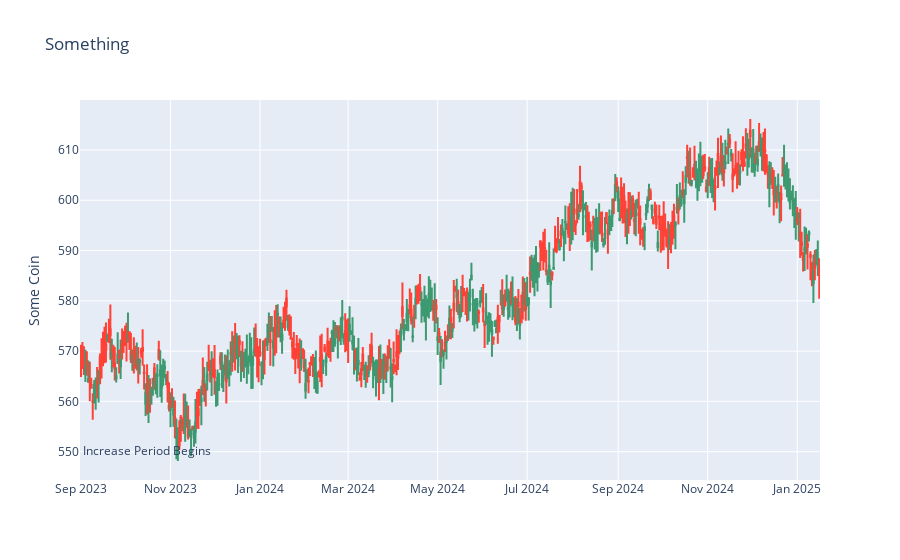

Write notebook code for a chart like this one.
### Code cell
import plotly.graph_objects as go

df["Date"] = pd.to_datetime(df.Date)

fig = go.Figure(data=[go.Candlestick(x=df['Date'],
                open=df['Open'], high=df['High'],
                low=df['Low'], close=df['Close'])
                      ])

fig.update_layout(
    title=dict(text='Something'),
    yaxis=dict(
      title=dict(
        text='Some Coin'
        )
    ),
    shapes = [dict(
        x0='2023-09-01', x1='2023-09-01', y0=300, y1=1000, xref='x', yref='paper',
        line_width=2)],
    annotations=[dict(
        x='2023-09-01', y=0.05, xref='x', yref='paper',
        showarrow=False, xanchor='left', text='Increase Period Begins')],
    xaxis_rangeslider_visible=False
)

fig.show()

### Figure 1 — Plotly figure (JSON) as saved in the notebook; plotly's stock layout.template omitted (floating-point values rounded to 4 significant figures; data arrays with more than 128 entries replaced by an {"elided": "..."} marker saying what was removed)
{"data": [{"close": {"elided": "504 float values"}, "high": {"elided": "504 float values"}, "low": {"elided": "504 float values"}, "open": {"elided": "504 float values"}, "type": "candlestick", "x": {"elided": "504 str values"}}], "layout": {"annotations": [{"showarrow": false, "text": "Increase Period Begins", "x": "2023-09-01", "xanchor": "left", "xref": "x", "y": 0.05, "yref": "paper"}], "shapes": [{"line": {"width": 2}, "x0": "2023-09-01", "x1": "2023-09-01", "xref": "x", "y0": 300, "y1": 1000, "yref": "paper"}], "title": {"text": "Something"}, "xaxis": {"rangeslider": {"visible": false}}, "yaxis": {"title": {"text": "Some Coin"}}}}
